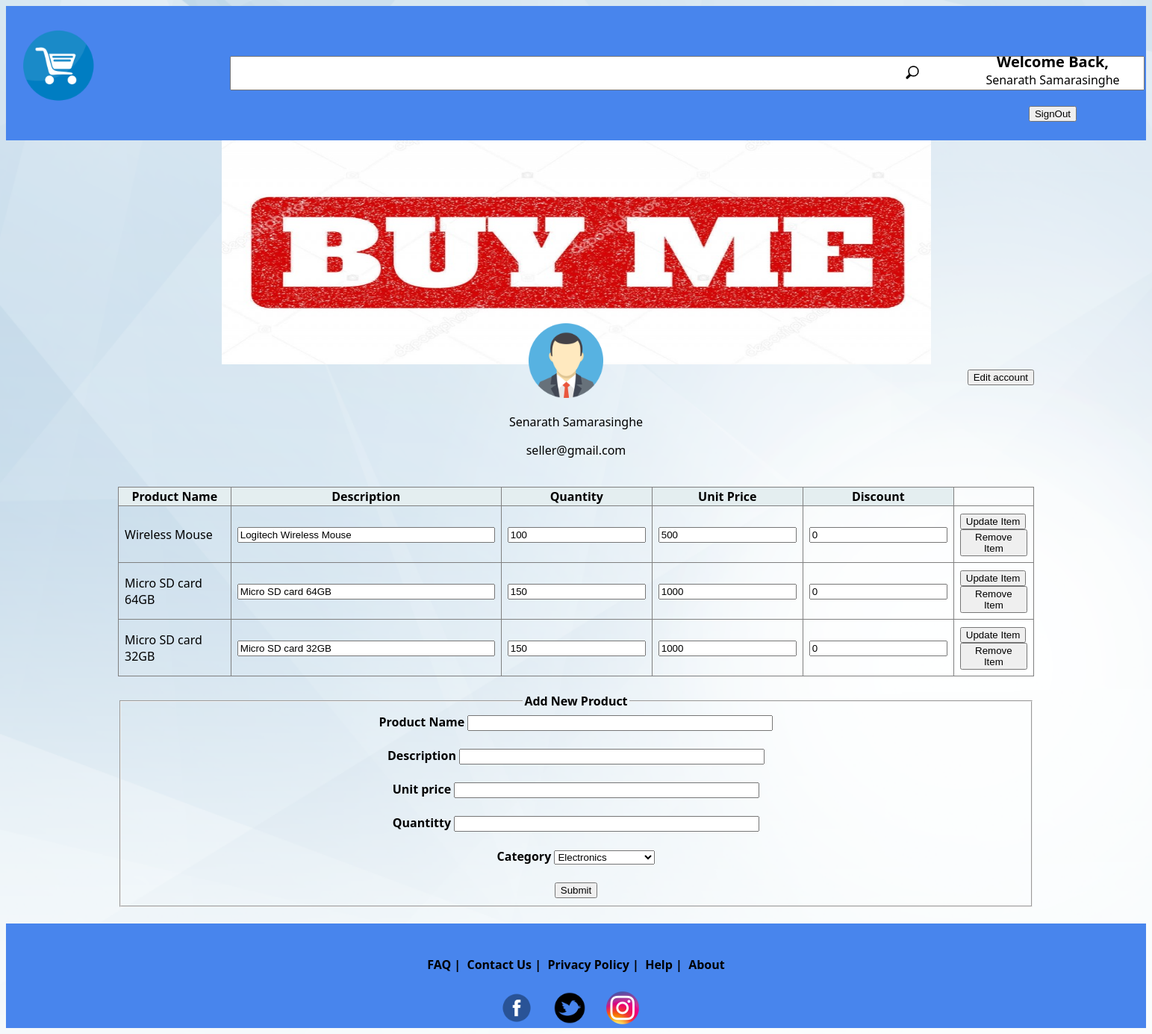
The page /html/seller.php (signed in) on the database its author committed.
### tables this page shows
CREATE TABLE `item` (
  `Item_number` int(5) NOT NULL,
  `SID` int(5) NOT NULL,
  `Item_Name` varchar(20) NOT NULL,
  `Description` varchar(100) NOT NULL,
  `Quantity` int(11) DEFAULT NULL,
  `Unit_Price` float NOT NULL,
  `Discount` float DEFAULT NULL,
  `Category` varchar(20) NOT NULL
);

### html/Seller.php (the view, shortened to what this page needs)
<!DOCTYPE html>
<html>
    <head>
        <link rel="stylesheet" type="text/css" href="../css/main.css">
        <link rel="stylesheet" type="text/css" href="../css/signedInUser.css">
        <link rel="stylesheet" type="text/css" href="../css/seller.css">
        <link rel="stylesheet" href="../css/table.css">
    </head>
    <body>
        <div class="topBar">
            <div style="padding-left: 20px;padding-top:30px;">
                <a href="./home.html"><img src="../img/cart.png" height="100" width="100"></a>
            </div>
            <div class="searchBar">
                <div></div>
                <div class="searchBarRow" style="text-align: center;align-items: center;">
                    <div style="text-align: center;">
                        <input style="height:40px;" type="text" size="150">
                    </div>
                    <div>
                        <button class="searchButton"><img src="../img/search.png" height="30" width="30"></button>
                    </div>
                </div>
                <div></div>
            </div>
            <div id="logOutButtonContainer" style="align-items: center;align-content: center; text-align: center;padding-top: 35px;display:none;">
                <span style="font-weight: bolder;font-size: 20px;">Welcome Back,</span><br>
                <span id="username">[username]</span><br><br>
                <form action="../php/logout.php"><button type="submit">SignOut</button></form>
            </div>
        </div>
        <div class="main">
            <div class="covermain">
                <img src="../img/cover2.jpg" class="cover">
                <img src="../img/logo.png" height="100" width="100" class="propic">
                <div class="right">
                    <button><a href="edit_account.php?user=seller">Edit account</a></button>
                </div>
                <br>
                <p><?php echo $_SESSION['username']; ?></p>
                <p><?php echo $_SESSION['email']; ?></p>
            </div><br>
            <table class="table" border ="1">
                <tr>
                    <th><b>Product Name</b></th>
                    <th><b>Description</b></th>
                    <th><b>Quantity</b></td>
                    <th><b>Unit Price</b></td>
                    <th><b>Discount</b></td>
                </tr>
                <?php
                    include "../php/config.php";
                    $sellerDetails = "SELECT * FROM item where SID='".$_SESSION['SID']."'";
                    $sellerDetailsResult = $conn->query($sellerDetails);
                    while($row = mysqli_fetch_array($sellerDetailsResult)) {
                        echo "<form action='../php/sellerActions.php' method='post' style='text-align:center'>
                                    <input type='text' name='itemid' value='".$row['Item_number']."' style='display:none'>
                                    <tr>
                                        <td>".$row['Item_Name']."</td>
                                        <td><input type='text' size='40' name='description' value='".$row['Description']."'></td>
                                        <td><input type='number' name='quantity' value='".$row['Quantity']."'></td>
                                        <td><input type='number' name='unitprice' value='".$row['Unit_Price']."'></td>
                                        <td><input type='number' name='discount' value='".$row['Discount']."'></td>
                                        <td>
                                            <button type='submit' name='action' value='update'>Update Item</button><br>
                                            <button type='submit' name='action' value='remove'>Remove Item</button>
                                        </td>
                                    </tr>
                                </form>";
                    }
                ?>
            </table>
            <br>
            <div>
                <fieldset>
                    <legend><b>Add New Product<br></legend>
                    <form action="../php/additem.php" method="post">
                        <label for="pname">Product Name </label>
                        <input type="text" id="pname" name="pname" size="48" Required><br><br>
                        <label for="desc">Description </label>
                        <input type="text" id="desc" name="desc" size="48" Required><br><br>
                        <label for="price">Unit price </label>
                        <input type="text" name="price" size="48" Required><br><br>
                        <label for="quantity">Quantitty </label>
                        <input type="text" id="quan" name="quantity" size="48" Required><br><br>
                        <label for="category">Category </label>
                        <select name="category">
                            <option value="Electronics">Electronics</option>
                        </select><br><br>
                        <div style="text-align: center;">
                            <button type="submit">Submit</button>
                        </div>
                    </form>
                </fieldset>
            </div>
        </div>
        <br>
        <div class="bottomBar">
            <div class="footer">
                <br><br>
                <a href="faq.html">FAQ</a>&nbsp;|&nbsp;
                <a href="contact.html">Contact Us</a>&nbsp;|&nbsp;
                <a href="privacy.html">Privacy Policy</a>&nbsp;|&nbsp;
                <a href="help.html">Help</a>&nbsp;|&nbsp;
                <a href="about.html">About</a>
                <div>
                    <br>
                    <img src="../img/facebook.png" height="50px" width="50px">&nbsp;&nbsp;&nbsp;&nbsp;
                    <img src="../img/twitter.png" height="50px" width="50px">&nbsp;&nbsp;&nbsp;&nbsp;
                    <img src="../img/insta.png" height="50px" width="50px">&nbsp;&nbsp;&nbsp;&nbsp;
                </div>
            </div>
        </div>
    </body>
</html>

### css/main.css (style rules this page uses)
body { background-image: url('../img/bg1.jpg'); background-repeat: no-repeat; background-attachment: fixed; background-size: cover; font-family: 'Segoe UI'; }
a { color:#000; text-decoration: none; }
.main { padding-right: 150px; padding-left: 150px; text-align: center; }
.topBar { display: grid; background-color: #4885ED; height: 180px; width: 100%; grid-template-columns: 300px auto; }
.searchBar { display:grid; grid-template-rows: 60px 60px 60px; }
.searchBarRow { display:grid; grid-template-columns: 850px auto; }
.bottomBar { background-color: #4885ED; height: 140px; width: 100%; bottom: 0px; }
.footer { text-align: center; justify-content: center; align-content: center; align-items: center; }
.searchButton { background: none; border:none; height: 40px; }

### css/signedInUser.css (style rules this page uses)
.topBar { display: grid; background-color: #4885ED; height: 180px; width: 100%; grid-template-columns: 300px auto 250px; }
.searchBarRow { display:grid; grid-template-columns: 850px auto; }

### css/seller.css (style rules this page uses)
.right { text-align: right; }
.covermain { position: relative; left: 0; top: 0; text-align: center; }
.cover { position: relative; top: 0; left: 0; height: 300px; width: 950px; }
.propic { position: absolute; top: 245px; left: 550px; }

### css/table.css (style rules this page uses)
table { border-collapse: collapse; width: 100%; }
td { text-align: left; padding: 8px; }
th { background-color: #e4eef0; color: black }

### rows shown on the page
item: Item_Name "Wireless Mouse", description "Logitech Wireless Mouse", quantity "100", unitprice "500", discount "0"
item: Item_Name "Micro SD card 64GB", description "Micro SD card 64GB", quantity "150", unitprice "1000", discount "0"
item: Item_Name "Micro SD card 32GB", description "Micro SD card 32GB", quantity "150", unitprice "1000", discount "0"

### other values the page prints
$_SESSION['username'] "Senarath Samarasinghe"
$_SESSION['email'] "seller@gmail.com"
